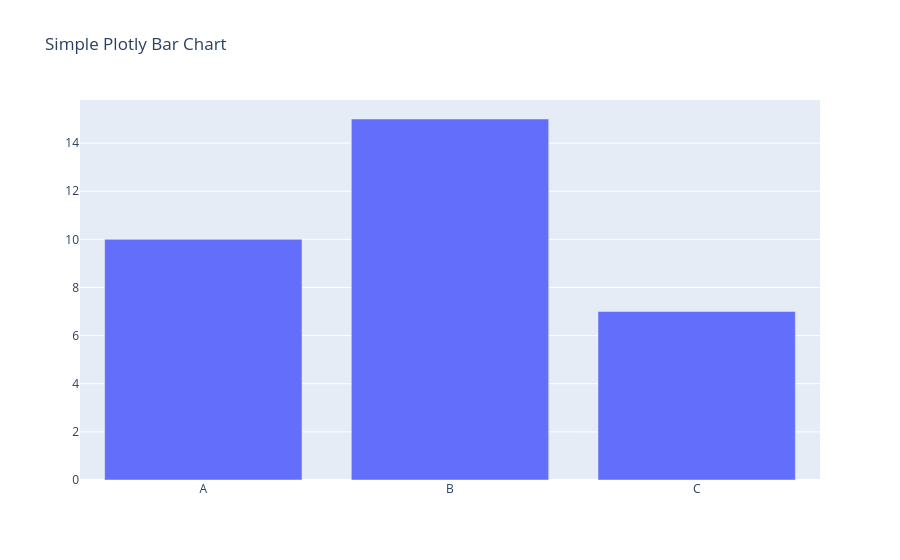

Notebook code cell kept with this figure:
### Code cell
import plotly.graph_objects as go

x = ["A", "B", "C"]
y = [10, 15, 7]

fig = go.Figure()
fig.add_trace(go.Bar(x=x, y=y))
fig.update_layout(title="Simple Plotly Bar Chart")

fig.show()

### Figure 1 — Plotly figure (JSON) as saved in the notebook; plotly's stock layout.template omitted (floating-point values rounded to 4 significant figures)
{"data": [{"type": "bar", "x": ["A", "B", "C"], "y": [10, 15, 7]}], "layout": {"title": {"text": "Simple Plotly Bar Chart"}}}
